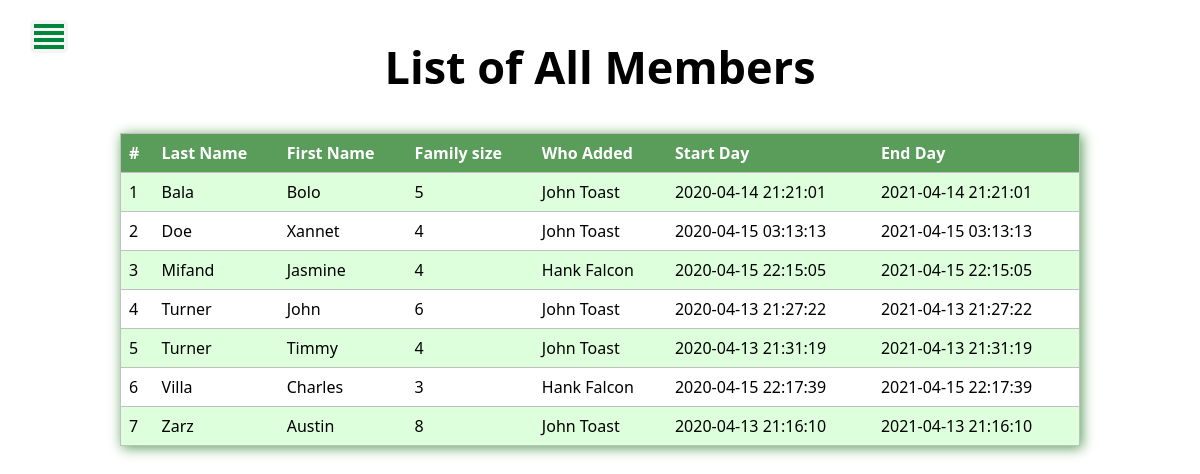
The page /memberList.php (signed in) on the database its author committed.
### tables this page shows
CREATE TABLE IF NOT EXISTS `member` (
  `member_id` int(11) NOT NULL AUTO_INCREMENT,
  `sale_id` int(11) NOT NULL,
  `member_fname` varchar(30) NOT NULL,
  `member_fsize` int(11) NOT NULL,
  `member_lname` varchar(30) NOT NULL,
  `member_start` timestamp NOT NULL DEFAULT current_timestamp(),
  `user_id` int(11) NOT NULL,
  `member_expire` timestamp NOT NULL DEFAULT current_timestamp(),
  PRIMARY KEY (`member_id`),
  KEY `sale_id` (`sale_id`),
  KEY `user_id` (`user_id`)
);

CREATE TABLE IF NOT EXISTS `user` (
  `user_id` int(11) NOT NULL AUTO_INCREMENT,
  `department_id` int(11) NOT NULL,
  `user_fname` varchar(30) NOT NULL,
  `user_lname` varchar(30) NOT NULL,
  `user_DOB` date NOT NULL,
  `user_email` varchar(50) NOT NULL,
  `user_password` varchar(30) NOT NULL,
  `user_gender` varchar(6) DEFAULT NULL,
  `user_create_date` datetime NOT NULL DEFAULT current_timestamp(),
  `user_added` int(11) NOT NULL,
  PRIMARY KEY (`user_id`),
  UNIQUE KEY `user_email` (`user_email`),
  KEY `department_id` (`department_id`)
);

### Database.php (called while the page is built, shortened)
<?php
 class Database{
	 private $host= "localhost";
	 private $user= "root";
	 private $pass= "";
	 private $dbname= "nika_zoo";
	 private $dbh;
	 private $stmt;
	 public function __construct(){
		 $dsn='mysql:host='. $this->host . ';dbname=' . $this->dbname;
		 $options=array(
						 PDO::ATTR_PERSISTENT=>true,
						 PDO::ATTR_ERRMODE=>PDO::ERRMODE_EXCEPTION
						 );
		try{
			$this->dbh= new PDO($dsn,$this->user,$this->pass,$options);
		}catch(PDOException $e){
			$this->error=$e->getMessage();
			echo $this->error;
		}
	 }
	 public function query($sql){
		$this->stmt=$this->dbh->prepare($sql);
	 }
	 public function execute(){
		  $this->stmt->execute();
	 }
	 public function resultSet(){
		 $this->execute();
		 return $this->stmt->fetchAll(PDO::FETCH_OBJ);
	 }
 }

### memberList.php (the view, shortened to what this page needs)
<?PHP
include "Database.php";
$db = new Database();
$sql = "SELECT * from user where user_id = '$_COOKIE[user_id]' ";
$db->query($sql);
if ($_COOKIE['user_id']) {
    $sql = "SELECT member.member_fname, member.member_expire, member.member_start, member.member_lname, member.member_fsize, u.user_fname, u.user_lname
	FROM member
	LEFT JOIN `user`as u ON u.user_id = member.user_id
	order by member_lname";
    $db->query($sql);
    $result = $db->resultSet();
}
?>
<!DOCTYPE html>
<html lang="en">
<head>
    <link rel="stylesheet" href="sidebar.css">
    <link rel="stylesheet" href="product.css">
</head>
<body>
    <div id="sidebar">
        <div class="toggle-btn" onclick="toggleSidebar()">
            <span></span>
            <span></span>
            <span></span>
            <span></span>
        </div>
    </div>
    <div id="container" style='margin-bottom:6em;text-align:center;'>
        <h1>List of All Members</h1>
        <table class="table-info" style="width:80%;margin:auto;box-shadow: 2px 2px 12px #5a9c5a;">
            <thead style="color:white;background:rgb(90, 156, 90);">
                <tr>
                    <th> #</th>
                    <th>Last Name</th>
                    <th>First Name </th>
                    <th>Family size </th>
                    <th>Who Added </th>
					<th>Start Day </th>
					<th>End Day </th>
                </tr>
            </thead>
            <tbody>
                <?PHP
                $num = 1;
                foreach ($result as $item) {
                    $shade = ($num % 2) ? 'style="background:#deffdc;"' : '';
                    echo "<tr $shade>
                                <td>$num</td>
                                <td>$item->member_lname</td>
								<td>$item->member_fname</td>
                                <td>$item->member_fsize</td>
								<td>$item->user_fname $item->user_lname</td>
								<td>$item->member_start</td>
								<td>$item->member_expire</td>
							</tr>";
                    $num++;
                }
                ?>
            </tbody>
        </table>
    </div>
</body>
</html>

### sidebar.css (style rules this page uses)
#sidebar { position: fixed; width: 200px; height: 100%; background: rgb(0, 110, 50); left: -200px; transition: all 0.3s linear; z-index: 1; }
#sidebar .toggle-btn { cursor: pointer; position: absolute; left: 230px; top: 20px; background-color: whitesmoke; padding: 1px 4px; border-radius: 5px; }
#sidebar .toggle-btn span { display: block; width: 30px; height: 4px; background-color: rgb(0, 134, 60); margin: 3px 0px; }

### product.css (style rules this page uses)
body { background-color: white; margin: 0; height: 100vh; width: 100%; font-family:'Segoe UI', Tahoma, Geneva, Verdana, sans-serif; }
#container { position: relative; background-color: white; width:100%; text-align: center; }
#container h1 { font-family:'Segoe UI', Tahoma, Geneva, Verdana, sans-serif; text-align: center; color: black; margin: 0; padding-top: 3%; padding-bottom: 3%; position: static; font-size: 45px; }
table, th, td { border-collapse: collapse; text-align: left; padding: .5em; }
table, tr { border:1px solid silver; }
table { width:100%; }

### rows shown on the page
member: member_lname "Bala", member_fname "Bolo", member_fsize "5", user.user_fname "John", user.user_lname "Toast", member_start "2020-04-14 21:21:01", member_expire "2021-04-14 21:21:01"
member: member_lname "Doe", member_fname "Xannet", member_fsize "4", user.user_fname "John", user.user_lname "Toast", member_start "2020-04-15 03:13:13", member_expire "2021-04-15 03:13:13"
member: member_lname "Mifand", member_fname "Jasmine", member_fsize "4", user.user_fname "Hank", user.user_lname "Falcon", member_start "2020-04-15 22:15:05", member_expire "2021-04-15 22:15:05"
member: member_lname "Turner", member_fname "John", member_fsize "6", user.user_fname "John", user.user_lname "Toast", member_start "2020-04-13 21:27:22", member_expire "2021-04-13 21:27:22"
member: member_lname "Turner", member_fname "Timmy", member_fsize "4", user.user_fname "John", user.user_lname "Toast", member_start "2020-04-13 21:31:19", member_expire "2021-04-13 21:31:19"
member: member_lname "Villa", member_fname "Charles", member_fsize "3", user.user_fname "Hank", user.user_lname "Falcon", member_start "2020-04-15 22:17:39", member_expire "2021-04-15 22:17:39"
member: member_lname "Zarz", member_fname "Austin", member_fsize "8", user.user_fname "John", user.user_lname "Toast", member_start "2020-04-13 21:16:10", member_expire "2021-04-13 21:16:10"
